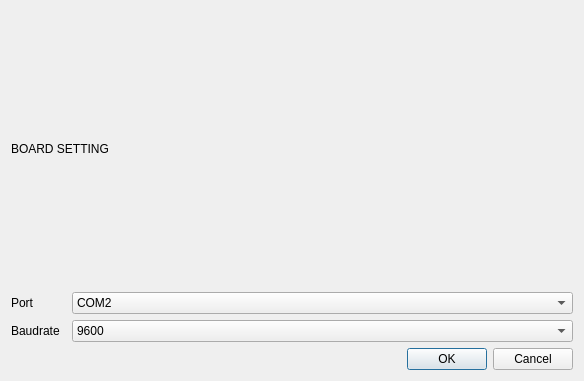
<?xml version="1.0" encoding="UTF-8"?>
<ui version="4.0">
 <class>Dialog</class>
 <widget class="QDialog" name="Dialog">
  <property name="geometry">
   <rect>
    <x>0</x>
    <y>0</y>
    <width>584</width>
    <height>381</height>
   </rect>
  </property>
  <property name="windowTitle">
   <string>Dialog</string>
  </property>
  <layout class="QGridLayout" name="gridLayout">
   <item row="1" column="0">
    <widget class="QLabel" name="label">
     <property name="text">
      <string>Port</string>
     </property>
    </widget>
   </item>
   <item row="0" column="0" colspan="3">
    <widget class="QLabel" name="label_3">
     <property name="text">
      <string>BOARD SETTING</string>
     </property>
    </widget>
   </item>
   <item row="3" column="2">
    <widget class="QDialogButtonBox" name="buttonBox">
     <property name="orientation">
      <enum>Qt::Horizontal</enum>
     </property>
     <property name="standardButtons">
      <set>QDialogButtonBox::Cancel|QDialogButtonBox::Ok</set>
     </property>
    </widget>
   </item>
   <item row="2" column="0">
    <widget class="QLabel" name="label_2">
     <property name="text">
      <string>Baudrate</string>
     </property>
    </widget>
   </item>
   <item row="1" column="2">
    <widget class="QComboBox" name="comboBox">
     <item>
      <property name="text">
       <string>COM2</string>
      </property>
     </item>
     <item>
      <property name="text">
       <string>COM3</string>
      </property>
     </item>
     <item>
      <property name="text">
       <string>COM4</string>
      </property>
     </item>
     <item>
      <property name="text">
       <string>COM5</string>
      </property>
     </item>
     <item>
      <property name="text">
       <string>COM6</string>
      </property>
     </item>
     <item>
      <property name="text">
       <string>COM7</string>
      </property>
     </item>
     <item>
      <property name="text">
       <string>COM8</string>
      </property>
     </item>
     <item>
      <property name="text">
       <string>COM9</string>
      </property>
     </item>
    </widget>
   </item>
   <item row="3" column="0" colspan="2">
    <spacer name="horizontalSpacer">
     <property name="orientation">
      <enum>Qt::Horizontal</enum>
     </property>
     <property name="sizeHint" stdset="0">
      <size>
       <width>40</width>
       <height>20</height>
      </size>
     </property>
    </spacer>
   </item>
   <item row="2" column="2">
    <widget class="QComboBox" name="comboBox_2">
     <item>
      <property name="text">
       <string>9600</string>
      </property>
     </item>
     <item>
      <property name="text">
       <string>115200</string>
      </property>
     </item>
    </widget>
   </item>
  </layout>
 </widget>
 <resources/>
 <connections>
  <connection>
   <sender>buttonBox</sender>
   <signal>accepted()</signal>
   <receiver>Dialog</receiver>
   <slot>accept()</slot>
   <hints>
    <hint type="sourcelabel">
     <x>248</x>
     <y>254</y>
    </hint>
    <hint type="destinationlabel">
     <x>157</x>
     <y>274</y>
    </hint>
   </hints>
  </connection>
  <connection>
   <sender>buttonBox</sender>
   <signal>rejected()</signal>
   <receiver>Dialog</receiver>
   <slot>reject()</slot>
   <hints>
    <hint type="sourcelabel">
     <x>316</x>
     <y>260</y>
    </hint>
    <hint type="destinationlabel">
     <x>286</x>
     <y>274</y>
    </hint>
   </hints>
  </connection>
 </connections>
</ui>
